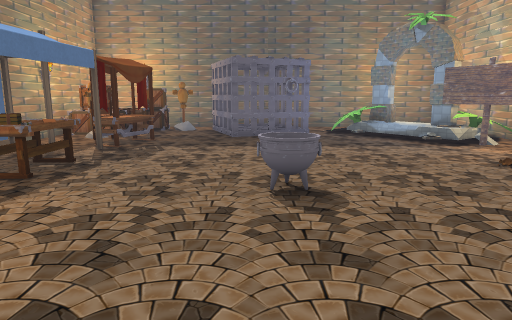
view 1 (above)

13 first-person views from a walk through a Godot game level. The camera is 1.4 m above the floor, tilts 10° down and sees 70° across. Doors that lead somewhere are drawn open, without their leaves. The floor is counted in squares, 1 m on a side. Each view is taken from the middle of a square. On the plan, view 1 faces up. The plan holds only what a view shows up to about 16 squares ahead; the rest is blank. The place goes on beyond the plan. Flat picture figures and markers are left out. Some surface patterns are stand-ins.

view 2
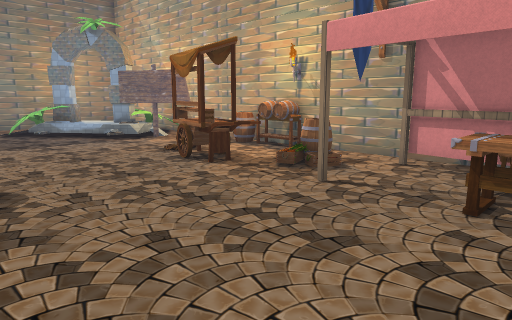

view 3
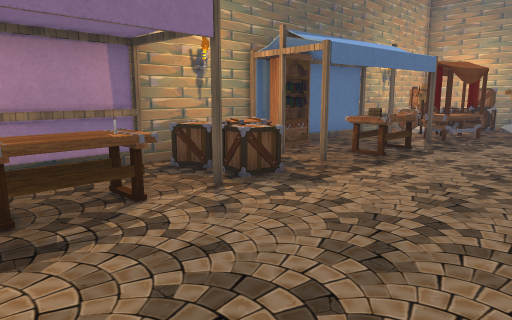

view 4
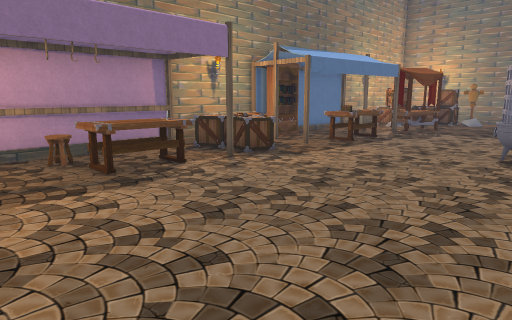

view 5
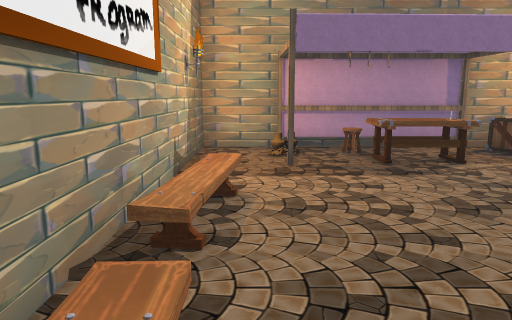

view 6
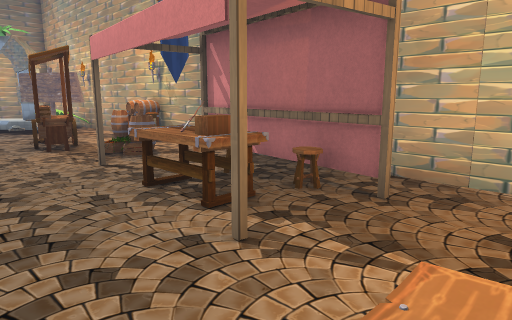

view 7
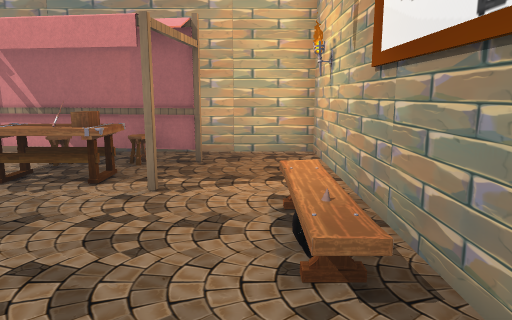

view 8
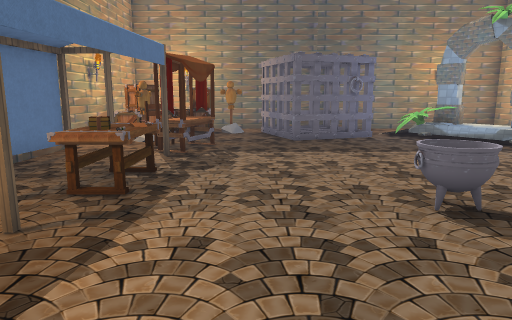

view 9
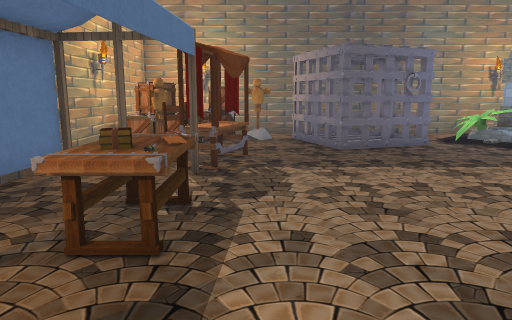

view 10
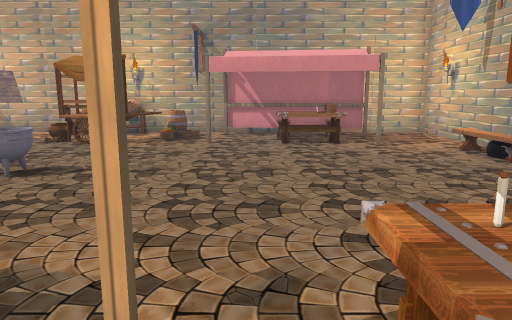

view 11
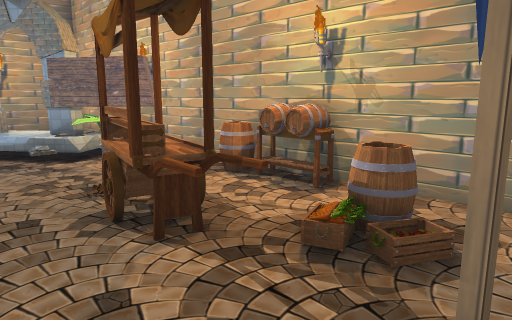

view 12
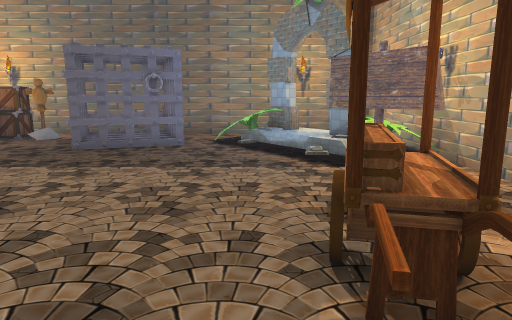

view 13
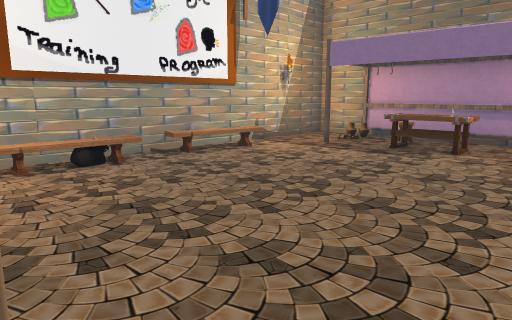

### Floor plan
Key: @ floor where view 1 was taken; # wall or solid block; . floor; D open door; = window, fence, low wall or low ledge; ^ raised ledge; C crate; U dummy; H chair; S stall; B books; A barrel; N banner; T stool; K bookshelf; P potion; E vase; O other object.
Columns run from 7 left of view 1 to 8 right of it. Each row starts with its distance up from view 1.
 17  ###############
 16 # OC ####  # O #
 15 # CCU#### #=   #
 14 #CC...#=##==D. #
 13 #CU...###..=DD=#
 12 #.U..........D#
 11 #.HHS........#=
 10 #.#S.........###
  9 #..............#
  8 #..^...........#
  7 #.^B........#..A
  6 #..^...OO...=..O
  5 #K......O...#..#
  4 #C..........=AA#
  3 #CC...........N#
  2 #CC.........#..#
  1 #.............##
  0 #.P....@....#T#
 -1 #.^.........#.##
 -2 ##..........#.T#
 -3 #E.#..........##
 -4 #O.............#
 -5 #......O.......#
 -6 ################

Positions as (right, up) in squares from view 1, and headings:
1: (0, 0), facing up
2: (0, -1), facing up-right
3: (0, -2), facing up-left
4: (2, -4), facing up-left
5: (3, -4), facing left
6: (2, -5), facing up-right
7: (-1, -4), facing right
8: (-2, 1), facing up
9: (-3, 3), facing up
10: (-6, 1), facing right
11: (3, 2), facing up-right
12: (4, 3), facing up
13: (5, 3), facing down-left
